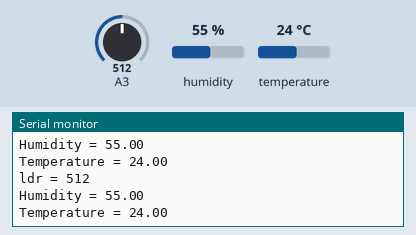
Simulated run of this sketch. Board: Arduino Uno, built with avr-gcc and run on an emulated ATmega328P. Parts: the last lines printed to the serial monitor. The test bench sets the inputs (shaded band); at power-on: humidity 55 %, A3 = 512, temperature 24 °C.

Above: at 5.8 s.
5.9 s: humidity set to 22 %
At 11.3 s:
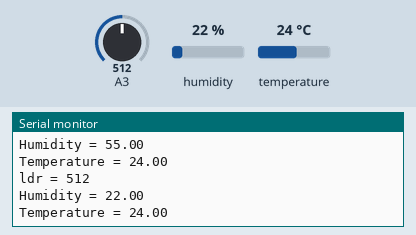
11.9 s: A3 set to 716
At 16.1 s:
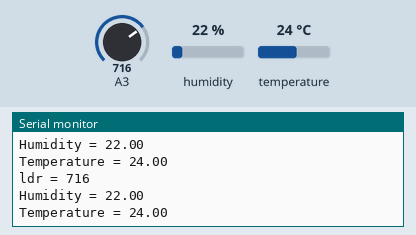
17.9 s: temperature set to 12 °C
At 20.8 s:
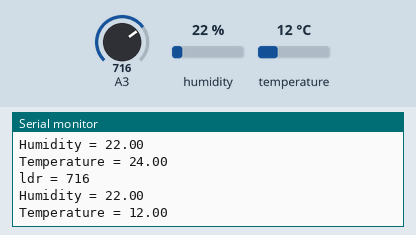
23.9 s: A3 set to 900
At 25.5 s:
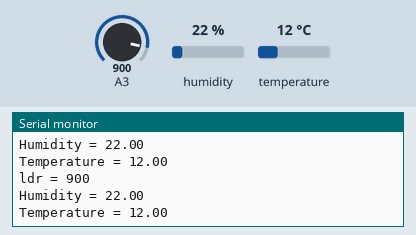
29.9 s: humidity set to 40 %
At 31.4 s:
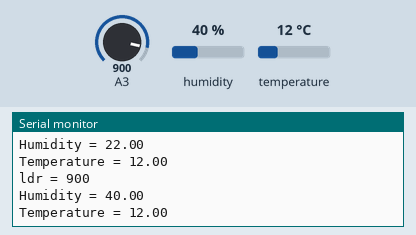
Timing chart, 0 to 32.9 s (numbered marks = the images above; inputs shaded):
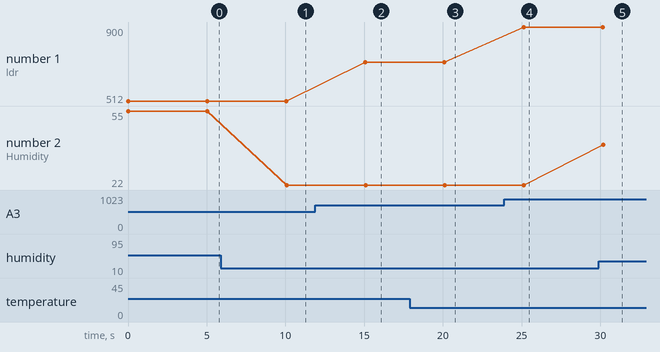

The sketch:

ldr_dht11_serial.ino
```cpp
/*
   Temperature, Humidity and LDR  Sensor test
   Credits: A R SAURABH
   source:https://github.com/AnnaGerber/ButterflyProject/blob/master/arduino/temperaturesensor/temperaturesensor.ino
   */

/*-----( Import needed libraries )-----*/
#include <dht11.h>

/*-----( Declare objects )-----*/
dht11 DHT11;

/*-----( Declare Constants, Pin Numbers )-----*/
#define DHT11PIN 2
int ldr_val = 0; // variable to store the LDR value
void setup()   /*----( SETUP: RUNS ONCE )----*/
{
  Serial.begin(9600);
}/*--(end setup )---*/

void loop()   /*----( LOOP: RUNS CONSTANTLY )----*/
{
  ldr_val = analogRead(3);// Read the ldr value and store it in the variable
  Serial.print("ldr = ");
  Serial.println(ldr_val);// print the ldr value to serial monitor
  Serial.println();
  int chk = DHT11.read(DHT11PIN);

  /*Serial.print("Read sensor: ");
  switch (chk)
  {
    case 0: Serial.println("OK"); break;
    case -1: Serial.println("Checksum error"); break;
    case -2: Serial.println("Time out error"); break;
    default: Serial.println("Unknown error"); break;
  }
  */
  //Serial.print("Humidity (%): ");
  Serial.print("Humidity = ");
  Serial.println((float)DHT11.humidity, 2);
  //Serial.print("Temperature (oC): ");
  Serial.println();
  Serial.print("Temperature = ");
  Serial.println((float)DHT11.temperature, 2);
  Serial.println();
  //Serial.print("Temperature (oF): ");
  //Serial.print(Fahrenheit(DHT11.temperature), 2);
  //Serial.print("Temperature (K): ");
  //Serial.print(Kelvin(DHT11.temperature), 2);
  delay(5000);
}/* --(end main loop )-- */

/*-----( Declare User-written Functions )-----*/
//
//Celsius to Fahrenheit conversion
double Fahrenheit(double celsius)
{
        return 1.8 * celsius + 32;
}

//Celsius to Kelvin conversion
double Kelvin(double celsius)
{
        return celsius + 273.15;
}
/* ( THE END ) */
```

Measured:
- after the input at 5.9 s, the serial monitor: prints a new line after 4.2 s (image 1)
- after the input at 11.9 s, the serial monitor: prints a new line after 3.2 s (image 2)
- after the input at 17.9 s, the serial monitor: prints a new line after 2.2 s (image 3)
- after the input at 23.9 s, the serial monitor: prints a new line after 1.2 s (image 4)
- after the input at 29.9 s, the serial monitor: prints a new line after 0.27 s (image 5)
- plotted number 1: 512 → 716 after the input at 11.9 s, 716 → 900 after the input at 23.9 s
- plotted number 2: 55 → 22 after the input at 5.9 s, 22 → 40 after the input at 29.9 s
